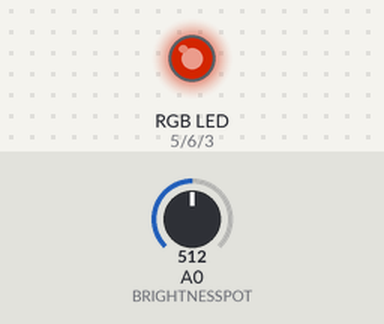
Recording of a sketch running on a simulated Arduino Uno, built with avr-gcc and run on an emulated ATmega328P. Shown: an RGB LED mixed from three pins (HIGH = lit). The test bench sets the inputs (shaded band); at power-on: A0 (BRIGHTNESSPOT) = 512. Dim RGB values are drawn brighter than linear.

Above: at 1.2 s.
1.3 s: A0 (BRIGHTNESSPOT) set to 716
At 2.2 s:
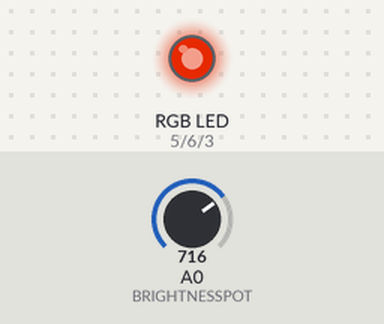
2.8 s: A0 (BRIGHTNESSPOT) set to 900
At 3.3 s:
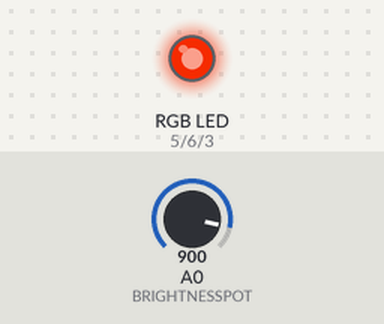
4.3 s: A0 (BRIGHTNESSPOT) set to 122
At 5.5 s:
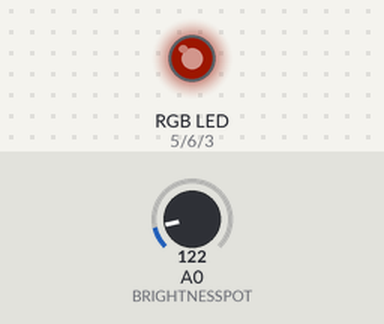
5.8 s: A0 (BRIGHTNESSPOT) set to 0
At 6.8 s:
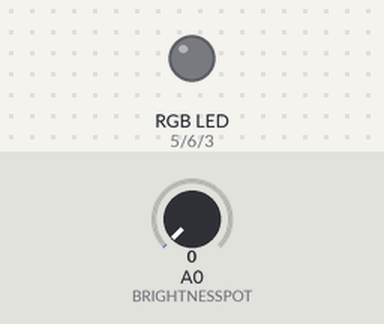
Timing chart, 0 to 8.3 s (numbered marks = the images above; inputs shaded):
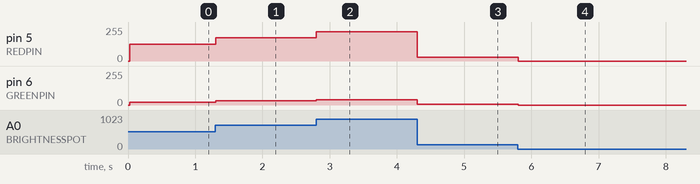

Measured:
- after the input at 1.3 s, pin 5 (REDPIN): 127/255 → 175/255 at once; pin 6 (GREENPIN): 22/255 → 31/255 at once
- after the input at 2.8 s, pin 5 (REDPIN): 175/255 → 221/255 at once; pin 6 (GREENPIN): 31/255 → 39/255 at once
- after the input at 4.3 s, pin 5 (REDPIN): 221/255 → 28/255 at once; pin 6 (GREENPIN): 39/255 → 4/255 at once
- after the input at 5.8 s, pin 5 (REDPIN): 28/255 → 0/255 at once; pin 6 (GREENPIN): 4/255 → 0/255 at once

The sketch:

sweetlight.ino
```cpp
#include <Kelvin2RGB.h>
#include <TimeLib.h>
#include <Time.h>
#include <Dusk2Dawn.h>
#define REDPIN 5
#define GREENPIN 6
#define BLUEPIN 3

#define BRIGHTNESSPOT A0

int rise,set = 0;

void setup() {
  Serial.begin(9600);
  pinMode(REDPIN, OUTPUT);
  pinMode(GREENPIN, OUTPUT);
  pinMode(BLUEPIN, OUTPUT);
  setTime(23,45,00,12,11,2019);
}
void loop() {
  time_t t = now();
  if (hour() == 0 || rise == 0 || set == 0){
    Dusk2Dawn brno(49.19522,16.60796,+1);
    rise = brno.sunrise(year(),month(),day(),false);
    set = brno.sunset(year(),month(),day(),false);
  }
  int a = hour()*60 + minute();
  int dex;
  if (a >= rise && a <= set){
    dex = map(a,rise,set,5000,1000);
  }
  else{
    dex = 800;
  }
  int i = map(analogRead(BRIGHTNESSPOT),0,1023,0,100);
  Kelvin2RGB kelvin(dex, i);
  letitshine(kelvin.Red,kelvin.Green,kelvin.Blue);
}
void letitshine(int r, int g, int b) {
  analogWrite(REDPIN, r);
  analogWrite(GREENPIN, g);
  analogWrite(BLUEPIN, b);
}
```
